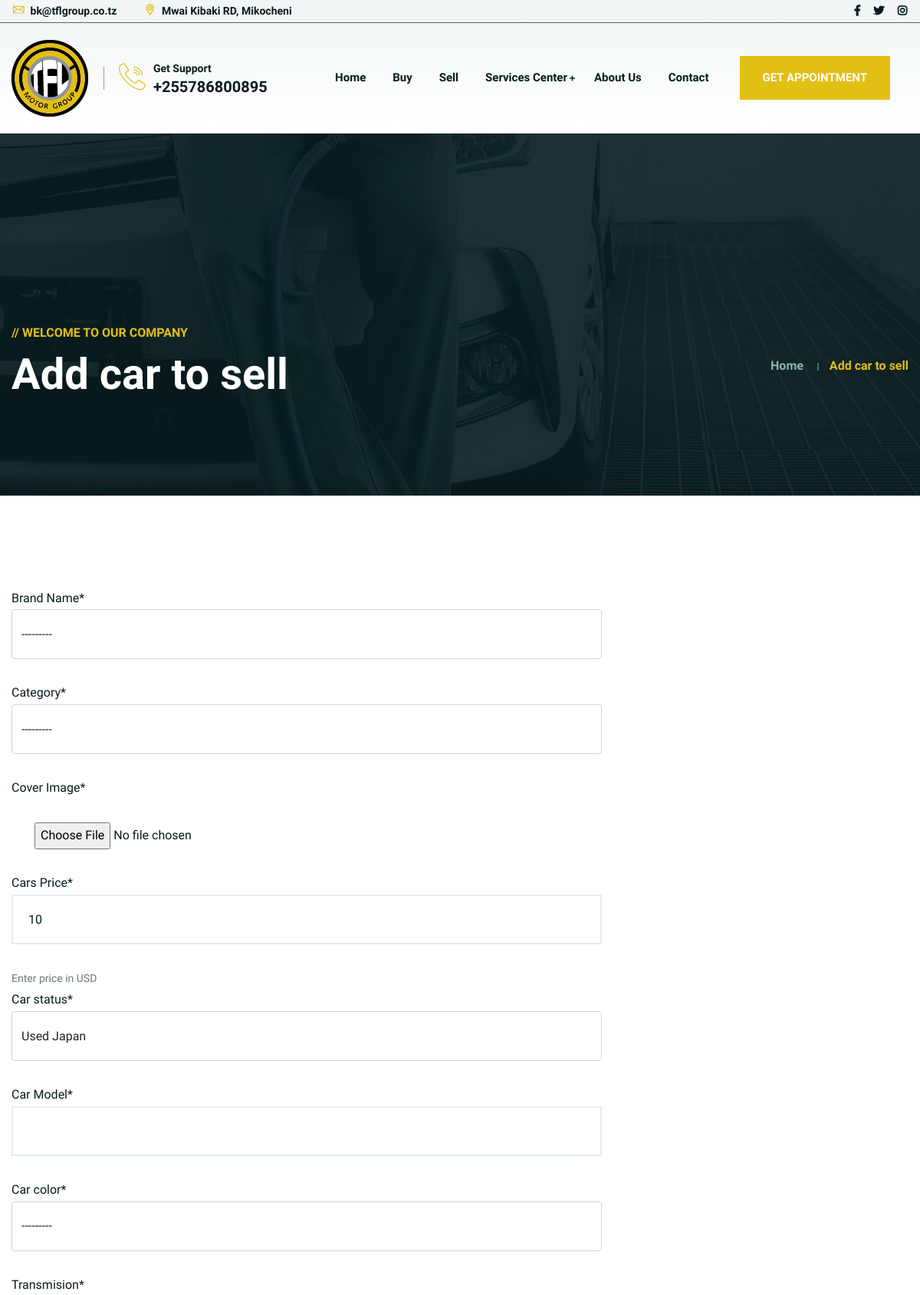
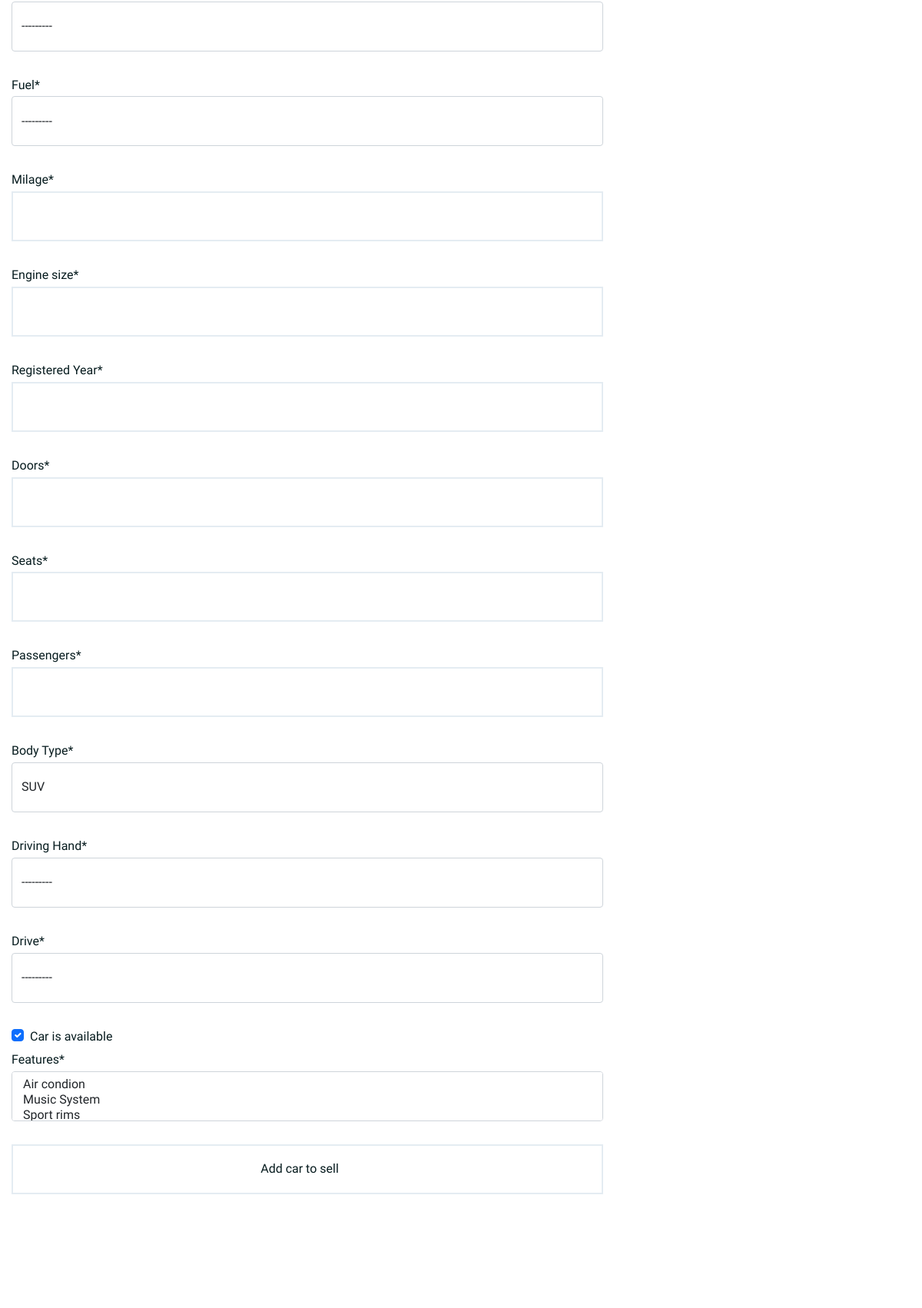
Page /buy/add/ (upper part) on the earlier database version (2 pictures, top to bottom).
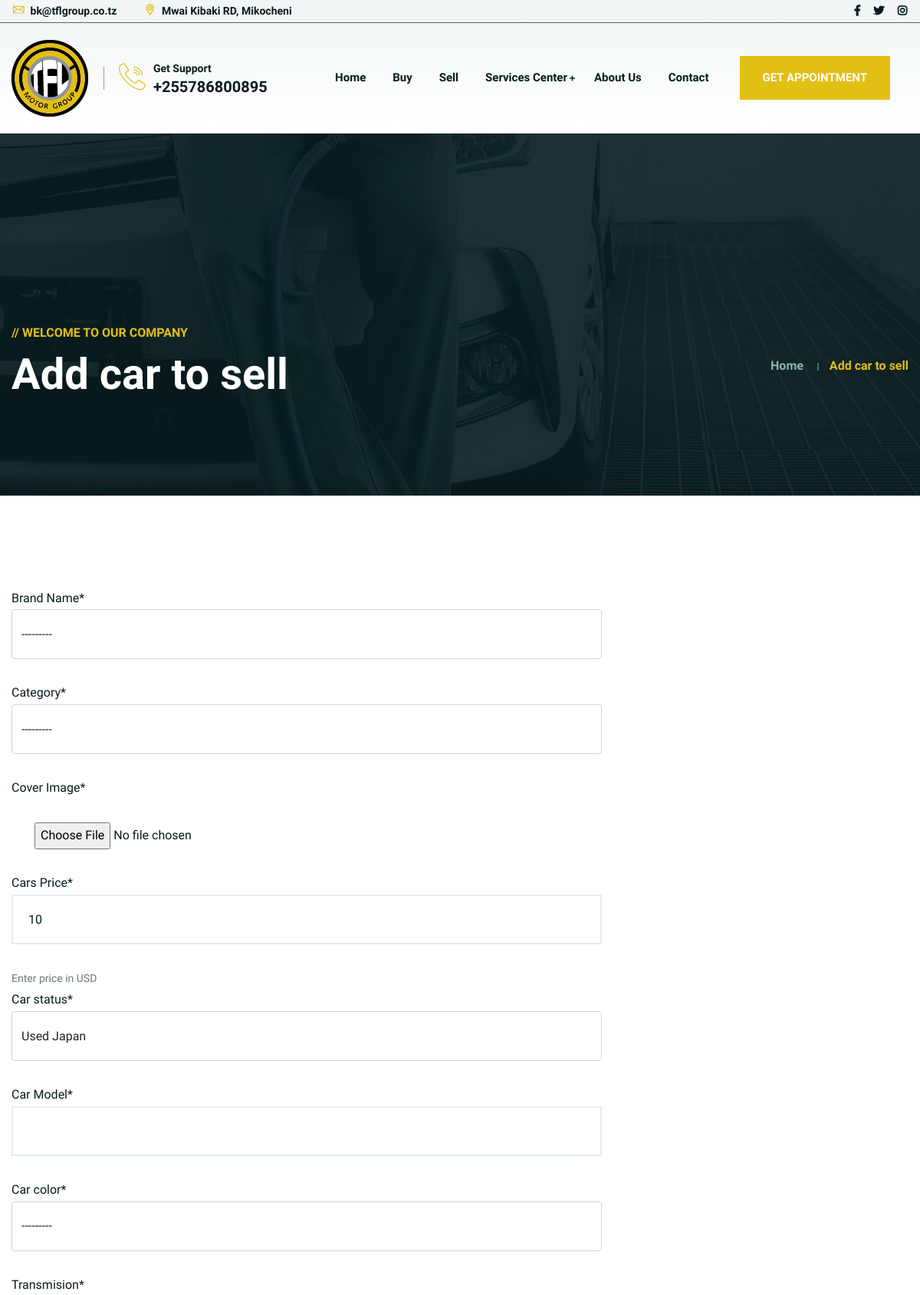
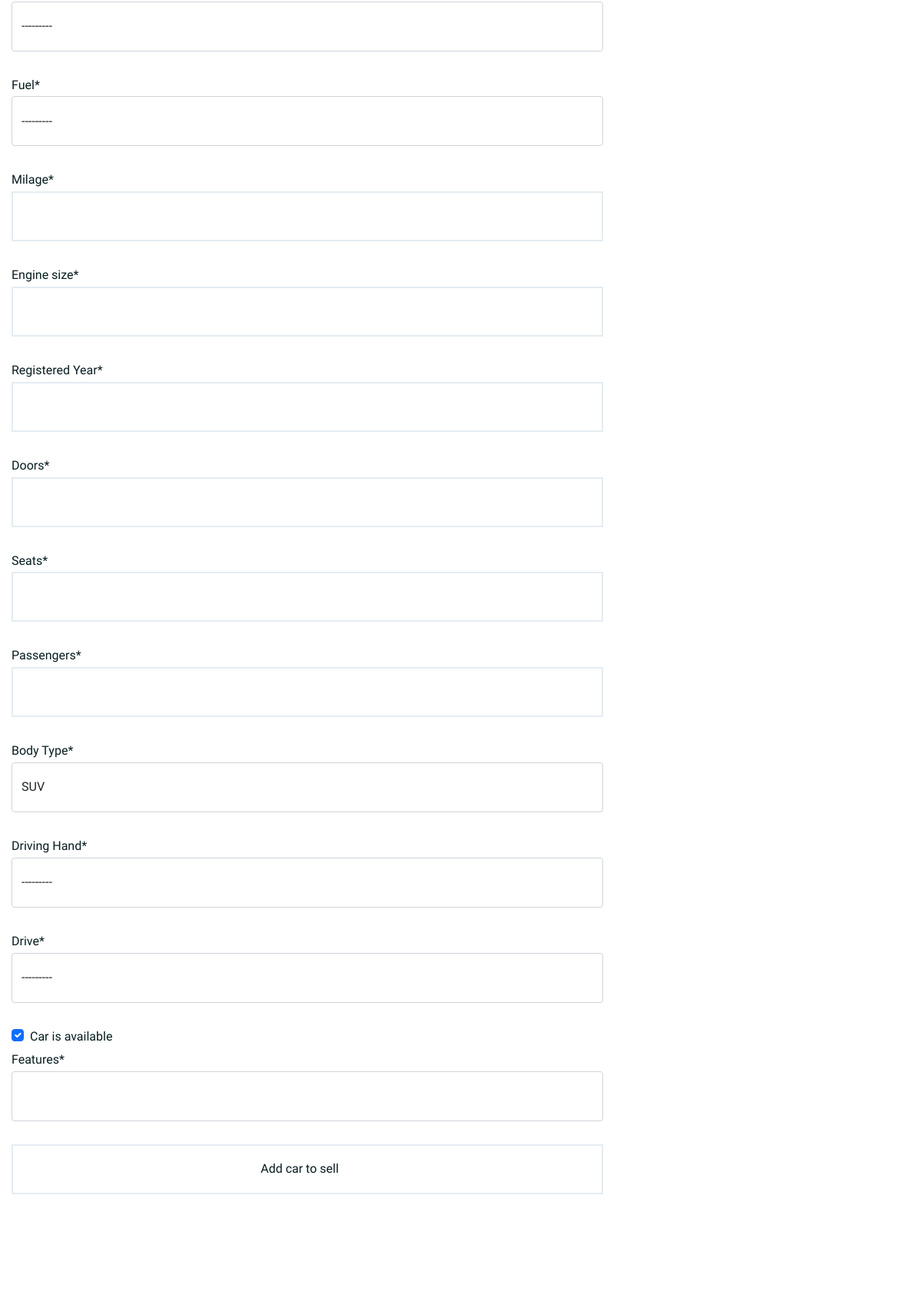
Same page on the later database version (2 pictures, top to bottom).
### buyacar/models.py (models this page shows, shortened)
class CarModel(models.Model):
    brand = models.CharField(max_length=120,verbose_name=_("car brand name"))
    logo = models.ImageField(upload_to = 'car/logo/',help_text="Height and width must be 100px x 100px")
    slug = models.SlugField(_("slug"),editable=False,blank=True,null=True)
    class Meta:
        verbose_name = _("Car Brand")
        verbose_name_plural = _("Car Brands")
    def __str__(self):
        return self.brand

class CarColor(models.Model):
    color = models.CharField(verbose_name=_("Car Color"),max_length=30)
    slug = models.SlugField(_("slug"),editable=False,blank=True,null=True)
    def __str__(self):
        return self.color

### buyacar/views.py (the view)
# urls.py: path('add/',views.SellingCreateView.as_view(),name="create"),
class SellingCreateView(CreateView):
    model = BuyACar
    template_name = "buy/create.html"
    form_class = SellingCarForm

### buyacar/forms.py
class SellingCarForm(forms.ModelForm):
    class Meta:
        model = BuyACar
        fields = '__all__'

### buyacar/models.py (called while the page is built)
    def __str__(self):
        return self.feature

    def __str__(self):
        return self.name

### templates/buy/create.html
{% extends 'pages/base.html' %}
{% load static %}
{% load crispy_forms_tags %}
{% block contents %}
<div class="ltn__breadcrumb-area ltn__breadcrumb-area-2 ltn__breadcrumb-color-white bg-overlay-theme-black-90 bg-image"
    data-bs-bg="{% static 'img/bg/5.jpg' %}">
    <div class="container">
        <div class="row">
            <div class="col-lg-12">
                <div class="ltn__breadcrumb-inner ltn__breadcrumb-inner-2 justify-content-between">
                    <div class="section-title-area ltn__section-title-2">
                        <h6 class="section-subtitle ltn__secondary-color">// Welcome to our company</h6>
                        <h1 class="section-title white-color">Add car to sell</h1>
                    </div>
                    <div class="ltn__breadcrumb-list">
                        <ul>
                            <li><a href="{% url 'page:home' %}">Home</a></li>
                            <li>Add car to sell</li>
                        </ul>
                    </div>
                </div>
            </div>
        </div>
    </div>
</div>
<div class="pb-120">
    <div class="container">
        <div class="row">
            <div class="col-lg-8">
                <form action="" method="post" enctype="multipart/form-data">
                    {{form|crispy }}
                    <input type="submit" value="Add car to sell">
                </form>
            </div>
        </div>
    </div>
</div>
{% endblock contents %}

Differences in the rows shown:
removed CarModel: brand "---------"
removed CarColor: color "---------"
Other differences:
form field brand: (not shown) → "---------"
form field color: (not shown) → "---------"
form field features: "Air condion / Music System / Sport rims" → (not shown)
